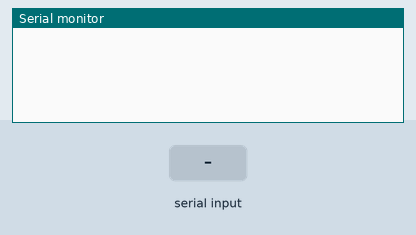
The sketch below on a simulated Arduino Uno, built with avr-gcc and run on an emulated ATmega328P. Parts: the last lines printed to the serial monitor. The test bench sets the inputs (shaded band). Storage starts empty.

Above: at 1.2 s.
1.3 s: "C" received over Serial
At 2.3 s:
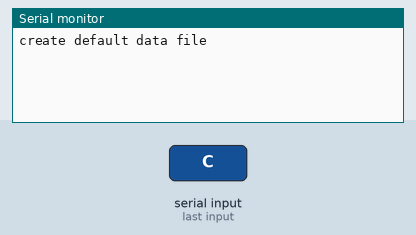
2.8 s: "R" received over Serial
At 3.8 s:
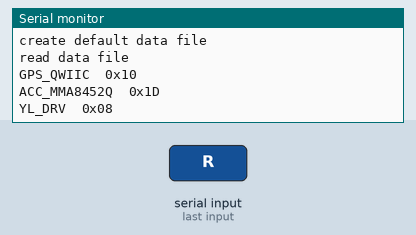

The sketch:

Setup_Test.ino
```cpp
#include <SD.h>

#define CHIPSELECT 8

enum SensorTypes
{
  GPS_QWIIC,
  ACC_MMA8452Q,
  IMU_VR,
  YL_DRV,
};

File dataFile;
// sensors available
// [0] GPS_QWIIC
// [1] ACC_MMA8452Q
// [2] IMU_VR
// [3] YL_DRV
int sensorAvailable[4];
int sensorAddress[4];

void setup()
{
  // put your setup code here, to run once:
  // Open serial communications and wait for port to open:
  Serial.begin(115200);
  // wait for serial port to connect. Needed for native USB port only
  while (!Serial) { }

  SD.begin(CHIPSELECT);

}

void loop()
{
  int incomingByte = 0;
  if (Serial.available() > 0)
  {
    int incomingByte = 0;
    if(Serial.available() > 0)
    {
      incomingByte = Serial.read();
    }
    // create default
    if((char)incomingByte == 'C')
    {
      CreateINIFile();
    }
    // read existing
    else if ((char)incomingByte == 'R')
    {
      ReadINIFile();
    }
  }
}
//
// read ini file
// legal devices
// GPS_QWIIC    - address 0x10                                  - Sparkfun QWIIC GPS returns Latitude, Longitude, Speed-GPS, Heading-GPS; calculates Distance-GPS when uploaded
// ACC_MMA8452Q - address 0x1D default, 0x1C with jumper closed - Sparkfun QWIIC Accelerometer returns gX, gY, gZ channels (acceleration in 2G range)
// IMU_VR       - address 0x4B default, 0x4A jumper closed      - Sparkfun QWIIC BN0080 9 dof IMU
// YL_DRV       - address 0x00 to 0x15 by jumpers on board      - YamuraLog driver box returns A2D0 (analog to digital), A2D1 (analog to digital), A2D2 (digital), A2D3 (digital)
//
// Notes: ACC_MMA8452Q, IMU_VR are mutually exclusive
//
// file format
// device<tab>address in 0x00 format
bool ReadINIFile()
{
  // create a default ini file
  if(!SD.exists("Yamura.ini"))
  {
    Serial.println("No INI file present");
  }
  // read ini file
  else
  {
    Serial.println("read data file");
    // open the file for reading:
    dataFile = SD.open("Yamura.ini", FILE_READ);
    // read from the file until there's nothing else in it:
    while (dataFile.available())
    {
      Serial.write(dataFile.read());
    }
    // close the file:
    dataFile.close();
    return true;
  }
}
bool CreateINIFile()
{
  // create a default ini file
  Serial.println("create default data file");
  SD.remove("Yamura.ini");
  dataFile = SD.open("Yamura.ini", FILE_WRITE);
  dataFile.println("GPS_QWIIC\t0x10");
  dataFile.println("ACC_MMA8452Q\t0x1D");
  dataFile.println("YL_DRV\t0x08");
  dataFile.close();
}
```

Measured:
- after the input at 1.3 s, the serial monitor: prints a new line at once (image 1)
- after the input at 2.8 s, the serial monitor: prints a new line at once (image 2)
